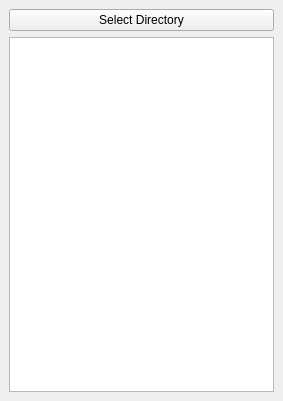
<?xml version="1.0" encoding="UTF-8"?>
<ui version="4.0">
 <class>MainWindow</class>
 <widget class="QMainWindow" name="MainWindow">
  <property name="geometry">
   <rect>
    <x>0</x>
    <y>0</y>
    <width>283</width>
    <height>401</height>
   </rect>
  </property>
  <property name="cursor">
   <cursorShape>ArrowCursor</cursorShape>
  </property>
  <property name="windowTitle">
   <string>MainWindow</string>
  </property>
  <widget class="QWidget" name="centralwidget">
   <layout class="QVBoxLayout" name="verticalLayout">
    <item>
     <widget class="QPushButton" name="selectDirectoryButton">
      <property name="text">
       <string>Select Directory</string>
      </property>
     </widget>
    </item>
    <item>
     <widget class="QListWidget" name="listWidget"/>
    </item>
   </layout>
  </widget>
 </widget>
 <resources/>
 <connections/>
</ui>
